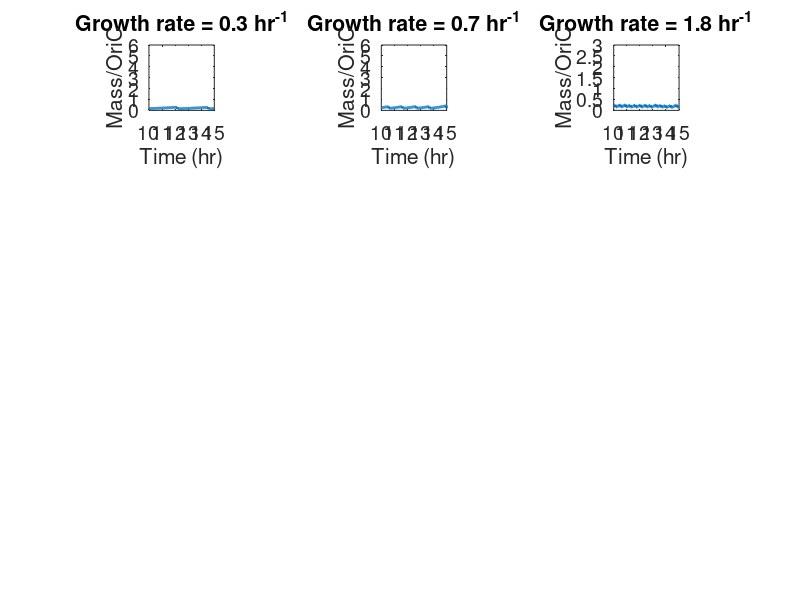

Reproduce this figure in MATLAB. (Note: this script raises an error after producing the figure.)
clear all
close all

lambdalist = [0.1:0.1:2];
DTlist = round(log(2)./lambdalist * 60);
alist(1:6) = [20 17 15 14 13 12];
alist(7:20) = 12:0.43:18;
alpha_m = 0.28;       beta_m=0.99;      m0 = 1;
mi=m0/log(2)*(alpha_m+beta_m*lambdalist).*exp(-alpha_m-beta_m*lambdalist);
md=m0/log(2)*(0.28+0.99*lambdalist);
dVidlist = md-mi;

exp_lambda = [1.60 1.27 1.49 1.14 0.8 0.66 0.68 0.59 0.25 0.44];
exp_kdeltaid = [0.49 0.47 0.36 0.37 0.34 0.30 0.29 0.20 0.13 0.06];
p_exp = polyfit(exp_lambda,exp_kdeltaid,2);
auto_corr_list = lambdalist.^2*p_exp(1)+lambdalist.^1*p_exp(2)+p_exp(3);
auto_corr_list(auto_corr_list<0)=0;

ir = [3 7 18];
for i = 1:length(ir)
    %% global parameters
    gamma0 = lambdalist(ir(i)) ; % cell mass growth rate (min^-1)
    DT = log(2)/gamma0 ; % doubling rate (hr)
    TT = DT*50 ; % total calculation time (hr)
    dt = 0.05 ; % calculation time step (hr)

    epsilon_A = 0.1;
    epsilon_V = 0.1;
    epsilon_id = 0.1;
    auto_corr = auto_corr_list(ir(i));

    gamma = gamma0*(epsilon_V * randn(1)+1);
    Cperiod = round((log(2)./gamma).*(0.8801*gamma*60+0.2375));
    alpha0 = alist(ir(i))*gamma*60;

    datAn = 250 ; % dnaA binding site on datA
    Chns = 150 ; % number of hns binding to each chromosome

    DNAlength = ceil(Cperiod/dt) ; % DNA length is set to fix V fork = 1 ;
    dVidc0 = dVidlist(ir(i));


    %% initial condition
    DNAcopy = ones(1,DNAlength); % starting DNAcopy = 1 ;
    DNAcopy(1,1) = 1 ;
    DNA = 1;
    alpha = alpha0;

    Nd = 1 ; % copy number of datA
    nrep = 1 ; % number of DNA replication. starting from 1, not 0
    V = 5 ; % initial cell mass
    A = 1 ; % initial dnaA protein
    nd = 1;

    Abox = Nd*datAn + sum(DNAcopy(1:round(0.8*Cperiod/dt)))/numel(DNAcopy(1:round(0.8*Cperiod/dt)))*Chns;
    % Abox = Nd*datAn + DNA*Chns;

    rpt = NaN(1,ceil(TT/DT)+10) ; % DNA replication time
    tert = NaN(1,ceil(TT/DT)+10)  ; % DNA termination time
    divt =  NaN(1,ceil(TT/DT)+10)  ; % division time
    Prep = NaN(1,ceil(TT/DT)+10)  ; % position of DNA replication  
    Vi =  NaN(1,ceil(TT/DT)+10)  ; % initiation mass
    Vt =  NaN(1,ceil(TT/DT)+10)  ; % termination mass
    Vd =  NaN(1,ceil(TT/DT)+10)  ; % division mass

    % gammalist =  NaN(1,ceil(TT/DT)+10)  ; % growth rate
    % Aboxlist =  NaN(1,ceil(TT/DT)+10) ; % threshold at initiation
    dVid_set =  NaN(1,ceil(TT/DT)+10) ; %
    dVid_set(1) =  dVidc0 ; %
    OriC =  NaN(1,ceil(TT/DT)+10) ; % 
    Num =  NaN(1,ceil(TT/DT)+10) ; % 
    % gamma = gamma0;

    OriC(1) = 1;
    Num(1) = 1; % cell number

    div_mass = [inf];

    %% main loop simulation


    for t = 1 : TT/dt
        DNA = sum(DNAcopy)/DNAlength ;
        Nd = DNAcopy(1); % copy number of datA site
        A = A + alpha*V*dt;
        V = V + gamma*V*dt ;
        Abox = Nd*datAn + sum(DNAcopy(1:round(0.8*Cperiod/dt)))/numel(DNAcopy(1:round(0.8*Cperiod/dt)))*Chns;

        % check new replication initiation condition
        if A>Abox  
            nrep = nrep +1; % replication number +1
            Prep(nrep) = 1 ; % generate new replication position
            rpt(nrep) = t*dt; % replication time +dt
            Vi(nrep) = V; % note initiation mass
            alpha = alpha0*(epsilon_A * randn(1)+1);
            dVid_set(nrep) = (1-auto_corr)*dVidc0 + auto_corr*dVid_set(nrep-1) + dVidc0*(epsilon_id * randn(1));
            OriC(nrep) = DNAcopy(1);
            div_mass(nrep) = Vi(nrep) + dVid_set(nrep)*OriC(nrep);
        end

        % DNA replication
        for f = 1 : length(Prep) 
            if Prep(f) <= Cperiod/dt
                DNAcopy(Prep(f)) = DNAcopy(Prep(f))*2 ; % all DNA replicates
                Prep(f) = Prep(f) +1 ; % replication position moves
            else if Prep(f) > Cperiod/dt % DNA replication terminates
                Prep(f) = NaN ;   
                tert(nrep) = t*dt ; % DNA termination time
                Vt(nrep) = V/DNAcopy(end) ; % termination mass
                end
            end
        end

        % Division
        if any(V >= div_mass) 
            nd = nd +1;
            Vd(nd) = V;
            Num(nd) = Num(nd-1)*2;
            divt(nd) = t*dt;
            div_mass(V>div_mass) = inf;
        end

        Tlist(t) = t*dt;
        Vlist(i,t) = V;
        Numlist(i,t) = Num(nd);
        Alist(i,t) = A;
        Aboxlist(i,t) = Abox;
        Olist(i,t) = DNAcopy(1);

    end

end
%% initiation plots
figure;
ir = [3 7 18];
for i = 1:3
    subplot(4,3,i)
    plot(Tlist,Vlist(i,:)./Olist(i,:),'linewidth',2); 
    xlim([10 15]);
    xlabel('Time (hr)');
    ylabel('Mass/OriC');
    title(sprintf('Growth rate = %.1f hr^-^1',lambdalist(ir(i))));
    axis('square');
    set(gca,'fontsize',14);
end

%% case DT = 139, lambda = 0.3
load lambda=0.3.mat
subplot(4,3,4)
disc = discretize(scaleVi1,bin);
meanVi2 = nan(size(bin));    stdVi2 = nan(size(bin));
for i = 1:length(bin)
    meanVi2(i) = nanmean(scaleVi2(disc==i));
    stdVi2(i) = nanstd(scaleVi2(disc==i));
end
scatter(scaleVi1,scaleVi2,10,'filled'); hold all
plot(bin,meanVi2,'ro-','linewidth',2);
xlim([0 2]);    ylim([0 2]);    set(gca,'xtick',[0 1 2],'ytick',[0 1 2]);
pa=polyfit(scaleVi1,scaleVi2,1);
isla = pa(1);
xlabel('Rescaled V_i^n');
ylabel('Rescaled V_i^n^+^1');
title(sprintf('sizer slope = %.2f',isla));
set(gca,'fontsize',14);
axis('square');


subplot(4,3,7)
meandVi = nan(size(bin));    stddV = nan(size(bin));
for i = 1:length(bin)
    meandVi(i) = nanmean(scaledVi(disc==i));
    stddVi(i) = nanstd(scaledVi(disc==i));
end
scatter(scaleVi1,scaledVi,10,'filled'); hold all
plot(bin,meandVi,'ro-','linewidth',2);
xlim([0 2]);    ylim([0 2]);    set(gca,'xtick',[0 1 2],'ytick',[0 1 2]);
pb=polyfit(scaleVi1,scaledVi,1);
islb = pb(1);
xlabel('Rescaled V_i');
ylabel('Rescaled \DeltaV_i_i');
title(sprintf('adder slope = %.2f',islb));
set(gca,'fontsize',14);
axis('square');


subplot(4,3,10)
meandTi = nan(size(bin));    stddTi = nan(size(bin));
for i = 1:length(bin)
    meandTi(i) = nanmean(scaledTi(disc==i));
    stddTi(i) = nanstd(scaledTi(disc==i));
end
scatter(scaleVi1,scaledTi,10,'filled'); hold all
plot(bin,meandTi,'ro-','linewidth',2);
xlim([0 2]);    ylim([0 2]);    set(gca,'xtick',[0 1 2],'ytick',[0 1 2]);
p=polyfit(scaleVi1,scaledTi,1);
islc = p(1);
xlabel('Rescaled V_i');
ylabel('Rescaled \tau_i_i');
title(sprintf('timer slope = %.2f',islc));
set(gca,'fontsize',14);
axis('square');
drawnow;



%% case DT = 59, lambda = 0.7
load lambda=0.7.mat
subplot(4,3,5)
disc = discretize(scaleVi1,bin);
meanVi2 = nan(size(bin));    stdVi2 = nan(size(bin));
for i = 1:length(bin)
    meanVi2(i) = nanmean(scaleVi2(disc==i));
    stdVi2(i) = nanstd(scaleVi2(disc==i));
end
scatter(scaleVi1,scaleVi2,10,'filled'); hold all
plot(bin,meanVi2,'ro-','linewidth',2);
xlim([0 2]);    ylim([0 2]);    set(gca,'xtick',[0 1 2],'ytick',[0 1 2]);
pa=polyfit(scaleVi1,scaleVi2,1);
isla = pa(1);
xlabel('Rescaled V_i^n');
ylabel('Rescaled V_i^n^+^1');
title(sprintf('sizer slope = %.2f',isla));
set(gca,'fontsize',14);
axis('square');



subplot(4,3,8)
meandVi = nan(size(bin));    stddV = nan(size(bin));
for i = 1:length(bin)
    meandVi(i) = nanmean(scaledVi(disc==i));
    stddV(i) = nanstd(scaledVi(disc==i));
end
scatter(scaleVi1,scaledVi,10,'filled'); hold all
plot(bin,meandVi,'ro-','linewidth',2);
xlim([0 2]);    ylim([0 2]);    set(gca,'xtick',[0 1 2],'ytick',[0 1 2]);
pb=polyfit(scaleVi1,scaledVi,1);
islb = pb(1);
xlabel('Rescaled V_i');
ylabel('Rescaled \DeltaV_i_i');
title(sprintf('adder slope = %.2f',islb));
set(gca,'fontsize',14);
axis('square');


subplot(4,3,11)
meandTi = nan(size(bin));    stddTi = nan(size(bin));
for i = 1:length(bin)
    meandTi(i) = nanmean(scaledTi(disc==i));
    stddTi(i) = nanstd(scaledTi(disc==i));
end
scatter(scaleVi1,scaledTi,10,'filled'); hold all
plot(bin,meandTi,'ro-','linewidth',2);
xlim([0 2]);    ylim([0 2]);    set(gca,'xtick',[0 1 2],'ytick',[0 1 2]);
p=polyfit(scaleVi1,scaledTi,1);
islc = p(1);
xlabel('Rescaled V_i');
ylabel('Rescaled \tau_i_i');
title(sprintf('timer slope = %.2f',islc));
set(gca,'fontsize',14);
axis('square');
drawnow;



%% case DT = 23, lambda = 1.8
load lambda=1.8.mat
subplot(4,3,6)
disc = discretize(scaleVi1,bin);
meanVi2 = nan(size(bin));    stdVi2 = nan(size(bin));
for i = 1:length(bin)
    meanVi2(i) = nanmean(scaleVi2(disc==i));
    stdVi2(i) = nanstd(scaleVi2(disc==i));
end
scatter(scaleVi1,scaleVi2,10,'filled'); hold all
plot(bin,meanVi2,'ro-','linewidth',2);
xlim([0 2]);    ylim([0 2]);    set(gca,'xtick',[0 1 2],'ytick',[0 1 2]);
pa=polyfit(scaleVi1,scaleVi2,1);
isla = pa(1);
xlabel('Rescaled V_i^n');
ylabel('Rescaled V_i^n^+^1');
title(sprintf('sizer slope = %.2f',isla));
set(gca,'fontsize',14);
axis('square');


subplot(4,3,9)
meandVi = nan(size(bin));    stddV = nan(size(bin));
for i = 1:length(bin)
    meandVi(i) = nanmean(scaledVi(disc==i));
    stddV(i) = nanstd(scaledVi(disc==i));
end
scatter(scaleVi1,scaledVi,10,'filled'); hold all
plot(bin,meandVi,'ro-','linewidth',2);
xlim([0 2]);    ylim([0 2]);    set(gca,'xtick',[0 1 2],'ytick',[0 1 2]);
pb=polyfit(scaleVi1,scaledVi,1);
islb = pb(1);
xlabel('Rescaled V_i');
ylabel('Rescaled \DeltaV_i');
title(sprintf('adder slope = %.2f',islb));
set(gca,'fontsize',14);
axis('square');


subplot(4,3,12)
meandTi = nan(size(bin));    stddTi = nan(size(bin));
for i = 1:length(bin)
    meandTi(i) = nanmean(scaledTi(disc==i));
    stddTi(i) = nanstd(scaledTi(disc==i));
end
scatter(scaleVi1,scaledTi,10,'filled'); hold all
plot(bin,meandTi,'ro-','linewidth',2);
xlim([0 2]);    ylim([0 2]);    set(gca,'xtick',[0 1 2],'ytick',[0 1 2]);
p=polyfit(scaleVi1,scaledTi,1);
islc = p(1);
xlabel('Rescaled V_i');
ylabel('Rescaled \tau_i');
title(sprintf('timer slope = %.2f',islc));
set(gca,'fontsize',14);
axis('square');
drawnow;



%% division plots
figure;
ir = [3 7 18];
for i = 1:3
    subplot(4,3,i)
    plot(Tlist,Vlist(i,:)./Numlist(i,:),'linewidth',2); 
    xlim([10 15]);
    xlabel('Time (hr)');
    ylabel('Cell Mass');
    title(sprintf('Growth rate = %.1f hr^-^1',lambdalist(ir(i))));
    set(gca,'fontsize',14);
    axis('square');
end

%% case DT = 139, lambda = 0.3
load lambda=0.3.mat
subplot(4,3,4)
disc = discretize(scaleVd1,bin);
for i = 1:length(bin)
    meanscaleVd2(i) = nanmean(scaleVd2(disc==i));
    stdscaleVd2(i) = nanstd(scaleVd2(disc==i));
end
scatter(scaleVd1,scaleVd2,10,'filled'); hold all
plot(bin,meanscaleVd2,'ro-','linewidth',2);
xlim([0 2]);    ylim([0 2]);    set(gca,'xtick',[0 1 2],'ytick',[0 1 2]);
pa=polyfit(scaleVd1,scaleVd2,1);
dsla = pa(1);
xlabel('Rescaled V_d^n');
ylabel('Rescaled V_d^n^+^1');
title(sprintf('sizer slope = %.2f',dsla));
set(gca,'fontsize',14);
axis('square');


subplot(4,3,7)
disc = discretize(scaleVd1,bin);
for i = 1:length(bin)
    meanscaledVd(i) = nanmean(scaledVd(disc==i));
    stddscaledVd(i) = nanstd(scaledVd(disc==i));
end
scatter(scaleVd1,scaledVd,10,'filled'); hold all
plot(bin,meanscaledVd,'ro-','linewidth',2);
xlim([0 2]);    ylim([0 2]);    set(gca,'xtick',[0 1 2],'ytick',[0 1 2]);
pb=polyfit(scaleVd1,scaledVd,1);
dslb = pb(1);
xlabel('Rescaled V_d');
ylabel('Rescaled \DeltaV_i_d');
title(sprintf('adder slope = %.2f',dslb));
set(gca,'fontsize',14);
axis('square');


subplot(4,3,10)
disc = discretize(scaleVd1,bin);
for i = 1:length(bin)
    meanscaledTd(i) = nanmean(scaledTd(disc==i));
    stdscaledTd(i) = nanstd(scaledTd(disc==i));
end
scatter(scaleVd1,scaledTd,10,'filled'); hold all
plot(bin,meanscaledTd,'ro-','linewidth',2);
xlim([0 2]);    ylim([0 2]);    set(gca,'xtick',[0 1 2],'ytick',[0 1 2]);
p=polyfit(scaleVd1,scaledTd,1);
dslc = p(1);
xlabel('Rescaled V_d');
ylabel('Rescaled \tau_i_d');
title(sprintf('timer slope = %.2f',dslc));
set(gca,'fontsize',14);
axis('square');




%% case DT = 59, lambda = 0.7
load lambda=0.7.mat
subplot(4,3,5)
disc = discretize(scaleVd1,bin);
for i = 1:length(bin)
    meanscaleVd2(i) = nanmean(scaleVd2(disc==i));
    stdscaleVd2(i) = nanstd(scaleVd2(disc==i));
end
scatter(scaleVd1,scaleVd2,10,'filled'); hold all
plot(bin,meanscaleVd2,'ro-','linewidth',2);
xlim([0 2]);    ylim([0 2]);    set(gca,'xtick',[0 1 2],'ytick',[0 1 2]);
pa=polyfit(scaleVd1,scaleVd2,1);
dsla = pa(1);
xlabel('Rescaled V_d^n');
ylabel('Rescaled V_d^n^+^1');
title(sprintf('sizer slope = %.2f',dsla));
set(gca,'fontsize',14);
axis('square');

subplot(4,3,8)
disc = discretize(scaleVd1,bin);
for i = 1:length(bin)
    meanscaledVd(i) = nanmean(scaledVd(disc==i));
    stddscaledVd(i) = nanstd(scaledVd(disc==i));
end
scatter(scaleVd1,scaledVd,10,'filled'); hold all
plot(bin,meanscaledVd,'ro-','linewidth',2);
xlim([0 2]);    ylim([0 2]);    set(gca,'xtick',[0 1 2],'ytick',[0 1 2]);
pb=polyfit(scaleVd1,scaledVd,1);
dslb = pb(1);
xlabel('Rescaled V_d');
ylabel('Rescaled \DeltaV_i_d');
title(sprintf('adder slope = %.2f',dslb));
set(gca,'fontsize',14);
axis('square');

subplot(4,3,11)
disc = discretize(scaleVd1,bin);
for i = 1:length(bin)
    meanscaledTd(i) = nanmean(scaledTd(disc==i));
    stdscaledTd(i) = nanstd(scaledTd(disc==i));
end
scatter(scaleVd1,scaledTd,10,'filled'); hold all
plot(bin,meanscaledTd,'ro-','linewidth',2);
xlim([0 2]);    ylim([0 2]);    set(gca,'xtick',[0 1 2],'ytick',[0 1 2]);
p=polyfit(scaleVd1,scaledTd,1);
dslc = p(1);
xlabel('Rescaled V_d');
ylabel('Rescaled \tau_i_d');
title(sprintf('timer slope = %.2f',dslc));
set(gca,'fontsize',14);
axis('square');

%% case DT = 23, lambda = 1.8
load lambda=1.8.mat
subplot(4,3,6)
disc = discretize(scaleVd1,bin);
for i = 1:length(bin)
    meanscaleVd2(i) = nanmean(scaleVd2(disc==i));
    stdscaleVd2(i) = nanstd(scaleVd2(disc==i));
end
scatter(scaleVd1,scaleVd2,10,'filled'); hold all
plot(bin,meanscaleVd2,'ro-','linewidth',2);
xlim([0 2]);    ylim([0 2]);    set(gca,'xtick',[0 1 2],'ytick',[0 1 2]);
pa=polyfit(scaleVd1,scaleVd2,1);
dsla = pa(1);
xlabel('Rescaled V_d^n');
ylabel('Rescaled V_d^n^+^1');
title(sprintf('sizer slope = %.2f',dsla));
set(gca,'fontsize',14);
axis('square');

subplot(4,3,9)
disc = discretize(scaleVd1,bin);
for i = 1:length(bin)
    meanscaledVd(i) = nanmean(scaledVd(disc==i));
    stddscaledVd(i) = nanstd(scaledVd(disc==i));
end
scatter(scaleVd1,scaledVd,10,'filled'); hold all
plot(bin,meanscaledVd,'ro-','linewidth',2);
xlim([0 2]);    ylim([0 2]);    set(gca,'xtick',[0 1 2],'ytick',[0 1 2]);
pb=polyfit(scaleVd1,scaledVd,1);
dslb = pb(1);
xlabel('Rescaled V_d');
ylabel('Rescaled \DeltaV_i_d');
title(sprintf('adder slope = %.2f',dslb));
set(gca,'fontsize',14);
axis('square');

subplot(4,3,12)
disc = discretize(scaleVd1,bin);
for i = 1:length(bin)
    meanscaledTd(i) = nanmean(scaledTd(disc==i));
    stdscaledTd(i) = nanstd(scaledTd(disc==i));
end
scatter(scaleVd1,scaledTd,10,'filled'); hold all
plot(bin,meanscaledTd,'ro-','linewidth',2);
xlim([0 2]);    ylim([0 2]);    set(gca,'xtick',[0 1 2],'ytick',[0 1 2]);
p=polyfit(scaleVd1,scaledTd,1);
dslc = p(1);
xlabel('Rescaled l_d');
ylabel('Rescaled \tau_i_d');
title(sprintf('timer slope = %.2f',dslc));
set(gca,'fontsize',14);
axis('square');
